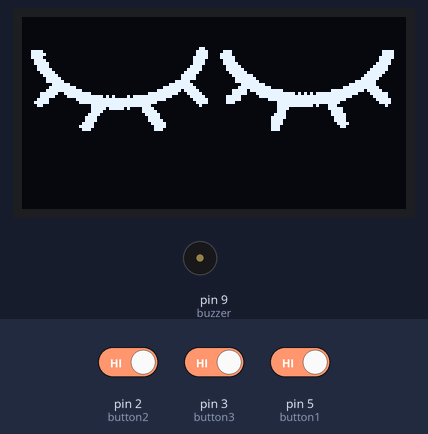
The sketch below on a simulated Arduino Uno, built with avr-gcc and run on an emulated ATmega328P. Parts: 128×64 one-colour display, buzzer (waves = sounding). Wiring (inferred from the names in the program): SSD1306 OLED at I2C address 0x3C. Inputs (shaded band) come from the test bench; at power-on: pin 2 (button2) HIGH, pin 3 (button3) HIGH, pin 5 (button1) HIGH.

Above: at 1.2 s.
1.3 s: pin 2 (button2) driven LOW and pin 3 (button3) driven LOW and pin 5 (button1) driven LOW
At 2.3 s:
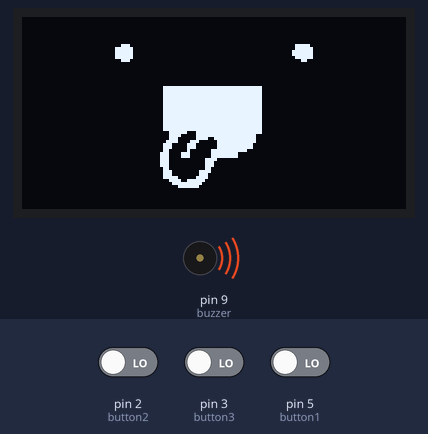
3.2 s: pin 2 (button2) driven HIGH
At 4.8 s:
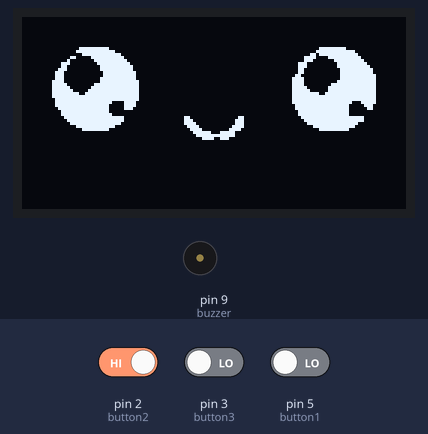
5.4 s: pin 3 (button3) driven HIGH
At 7.1 s:
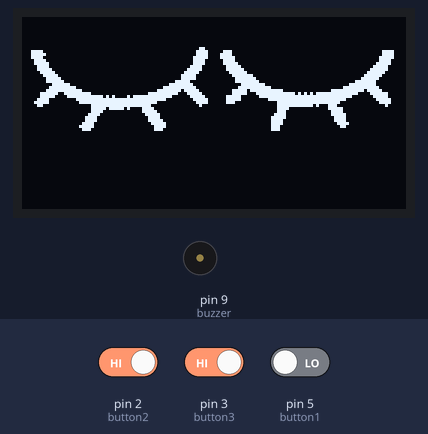
7.9 s: pin 3 (button3) driven LOW
At 8.12 s:
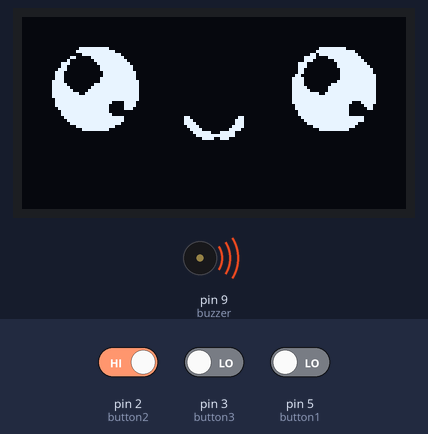
9.8 s: pin 2 (button2) driven LOW
At 10.8 s:
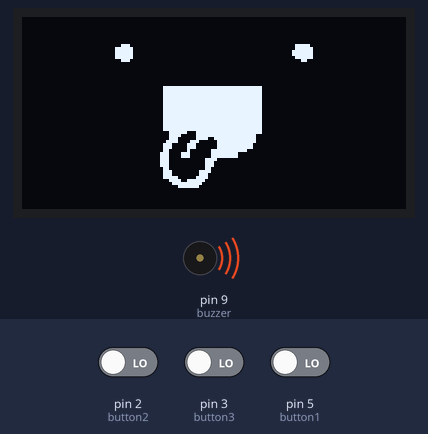
Timing chart, 0 to 12.3 s (numbered marks = the images above; inputs shaded):
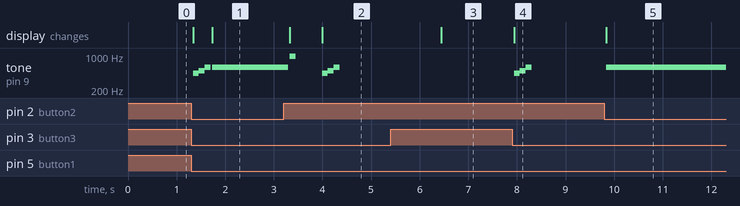

The sketch:

Grafcet_01.ino
```cpp
#define DEBUG(false)

#include "StatesFunctions.h"

// Hardware input pins
const byte button1 = 5; // shake sensor
const byte button2 = 2; // water sensor
const byte button3 = 3; // light sensor


// States of the grafcet, indended with its enum to be easy to understand inside the source code
bool state[3];
enum {sleep, awaike, drink};

// Grafcet transitions table
bool transition[4];

// Inputs from sensors for transitions formulas
bool shake = false;
bool water = false;
bool noWater = true;
bool lightOff = false;

// Flag to perform a loop only once for each state execution
bool flagStateOnInit = true;
bool flagStateOnExit = false;

// Temporisation variables
//unsigned long tempoDuration = 0;
unsigned long tempoEndTime = 0;
bool tempoOver = false;
bool launchTempo = false;
bool setTempoDuration = false;

// Light sensor variables
bool lightTempoLaunched = false;
unsigned long lightTempoDuration = 0;

//************************* FUNCTIONS ****************************

void ReadInputs(){
  shake = digitalRead(button1) == LOW ? true : false;
  water = digitalRead(button2 )== LOW ? true : false;
  noWater  = digitalRead(button2) == LOW ? false : true;
  //lightOff = digitalRead(button3) == LOW ? true : false;
}

void ComputeTransitions(){
  transition[0] = state[sleep] && shake && !lightOff;
  transition[1] = state[awaike] && water;
  transition[2] = (state[awaike] && lightOff) || (state[awaike] && tempoOver);
  transition[3] = state[drink] && noWater;
}

void ExitStates(){
  if(transition[0]) flagStateOnExit = true;
  if(transition[1]) flagStateOnExit = true;
  if(transition[2]) flagStateOnExit = true;
  if(transition[3]) flagStateOnExit = true;
}

void DesactivateStates(){
  if(transition[0]) state[sleep] = false;
  if(transition[1]) state[awaike] = false;
  if(transition[2]) state[awaike] = false;
  if(transition[3]) state[drink] = false;
}

void InitStates(){
  if(transition[0])flagStateOnInit = true;
  if(transition[1])flagStateOnInit = true;
  if(transition[2])flagStateOnInit = true;
  if(transition[3])flagStateOnInit = true;
}

void ActivateStates(){
  if(transition[0]) state[awaike] = true;
  if(transition[1]) state[drink] = true;
  if(transition[2]) state[sleep] = true;
  if(transition[3]) state[awaike] = true;
}

void ManageTempo(){
  if(launchTempo){
    if(setTempoDuration){
      setTempoDuration = false;
      tempoEndTime = 10000 + millis();
      tempoOver = false;
    }
    if(tempoEndTime < millis()){
      tempoOver = true;
      launchTempo = false;
    }
  }
}

void ManageLightSensor(){
  // read the light sensot value
  bool lightSensor = digitalRead(button3) == LOW ? true : false;

  if(lightSensor){ // light ON
  lightOff = false;
    // Set the tempo duration
    if(lightTempoLaunched){
      lightTempoLaunched = false;
      lightTempoDuration = millis() + 1000;
    }
  }else{ // light OFF
    if(lightTempoLaunched){
      if(lightTempoDuration < millis()){
        lightOff = true;
      }
    }else{
      lightTempoLaunched = true;
      lightTempoDuration = millis() + 1000;
    }
  }
}

//**************************** SETUP *****************************

void setup() {
  // Init hardware Input and Outputs
  pinMode(button1, INPUT_PULLUP);
  pinMode(button2, INPUT_PULLUP);
  pinMode(button3, INPUT_PULLUP);

#if DEBUG
  // Setup communication with the PC
  Serial.begin(9600);
  Serial.println("Program initialisation");
#endif

  // Set setps to 0, exept the forst step that is set to 1.
  for(int i = 0; i < 2; i++){
    state[i] = false;
  }
  state[sleep] = true;

  // Setup the LCD screen
  InitializeDisplay();
  clearDisplay();
}

//********************************* MAIN LOOP ************************

void loop() {

  ReadInputs();
#if DEBUG
  Serial.println("Read inputs");
  Serial.print("   shake    => ");
  Serial.println(shake);
  Serial.print("   water    => ");
  Serial.println(water);
  Serial.print("   noWater  => ");
  Serial.println(noWater);
  Serial.print("   lightOff => ");
  Serial.println(lightOff);
#endif

  ManageTempo();
#if DEBUG
  Serial.println("Manage tempo");
  Serial.print("   launchTempo : ");
  Serial.println(launchTempo);
  Serial.print("   tempoOver : ");
  Serial.println(tempoOver);
#endif

  ManageLightSensor();
#if DEBUG
  Serial.println("ManageLightSensor");
  Serial.print("   lightOff");
  Serial.println(lightOff);
#endif

  ComputeTransitions();
#if DEBUG
  Serial.println("Compute transitions");
  for(int i = 0; i < 4; i++){
    Serial.print("   Transition ");
    Serial.print(i);
    Serial.print(" : ");
    Serial.println(transition[i]);
  }
#endif

  ExitStates();
#if DEBUG
  Serial.println("Exit states");
#endif
  if(flagStateOnExit){
#if DEBUG
    Serial.println("Perform states");
#endif
    PerformState(state, &flagStateOnInit, &flagStateOnExit, &launchTempo, &setTempoDuration);
  }

  DesactivateStates();
#if DEBUG
  Serial.println("Desactivate States");
#endif

  InitStates();
#if DEBUG
  Serial.println("Init states");
#endif
  ActivateStates();
#if DEBUG
  Serial.println("Activate states");
  for(int i = 0; i < 3; i++){
    Serial.print("   State ");
    Serial.print(i);
    Serial.print(" : ");
    Serial.println(state[i]);
  }
#endif

  if(flagStateOnInit){
#if DEBUG
    Serial.println("Perform states");
#endif
    PerformState(state, &flagStateOnInit, &flagStateOnExit, &launchTempo, &setTempoDuration);
  }

#if DEBUG
  Serial.println("Perform states");
#endif
  PerformState(state, &flagStateOnInit, &flagStateOnExit, &launchTempo, &setTempoDuration);
/*
  Serial.println("millis() and tempoEndTime :");
  Serial.println(millis());
  Serial.println(tempoEndTime);

  Serial.println("freezeComputeTransitions :");
  Serial.println(freezeComputeTransitions);
*/
#if DEBUG
  Serial.println("---------------------");
#endif

  //delay(1000);
}
```

SSD1306.h
```cpp
#include "stdint.h" // include all variables types like "uint8_t"

//-----------------------
//------ VARIABLES ------
//-----------------------

//static uint8_t buffer[1024];


//-----------------------
//------ FUNCTIONS ------
//-----------------------

//void ssd1306_command(uint8_t c);
void screenDisplay();
void InitializeDisplay();
void clearDisplay();

// drawPixel(pixel's position on width, pixel's position on height)
void drawPixel(int16_t x, int16_t y);

// drawPixel(first pixel position on width,
//           first pixel position on height,
//           image: array of bytes,
//           image width in pixels,
//           image height in pixels)

void drawBitmap(int16_t x,
                int16_t y,
                const uint8_t bitmap[],
                int16_t w, int16_t h);
```

StatesFunctions.cpp
```cpp
#include <arduino.h>
#include "StatesFunctions.h"

// Libraries for the screen
#include "SSD1306.h"
#include "eyesPictures.h"

// File to store the notes frequencies
#include "pitches.h"

// Hardware pin out
const byte buzzer = 9;

enum {sleep, awaike, drink};

// Sounds
unsigned int soundSetup [8][2] = {
  {8,0}, // the first row contains the array size
  {NOTE_C4, 20},
  {NOTE_G3, 20},
  {NOTE_G3, 20},
  {NOTE_A3, 20},
  {NOTE_G3, 20},
  {NOTE_B3, 20},
  {NOTE_C4, 20}
};

unsigned int soundAwaike [4][2] = {
  {4,0}, // the first row contains the array size
  {NOTE_A4, 12},
  {NOTE_B4, 12},
  {NOTE_D5, 12}
};

unsigned int soundDrink [3][2] = {
  {3, 0}, // the first row contains the array size
  {NOTE_D5, 12},
  {0, 12}
};

unsigned int soundEndDrink [3][2] = {
  {3, 0}, // the first row contains the array size
  {NOTE_B5, 12},
  {0, 12}
};

//----------------------------------------
//------------ Local functions -----------
//----------------------------------------

void PlaySound(unsigned int sound[][2]){
  for (int i = 1; i < sound[i][0]; i++) {
    if(sound[i][0] == 0){
      noTone(buzzer);
      delay(sound[i][1] * 10);
    }else{
      tone(buzzer, sound[i][0]);
      delay(sound[i][1] * 10);
      noTone(buzzer);
    }
  }
}

//-------------------------------------------
//--------------- Main function -------------
//-------------------------------------------

void PerformState(bool state[3],bool *flagStateOnInit, bool *flagStateOnExit, bool *launchTempo, bool *setTempoDuration){

//------------------------------------------------------------
  if(state[sleep]){
    // ON INIT
    if(*flagStateOnInit == true){
      *flagStateOnInit = false;

      // Screen
      clearDisplay();
      drawBitmap(0, 0, sleepingEyes, 128, 46);
      screenDisplay();
    }
    // ON EXIT
    else if(*flagStateOnExit == true){
      *flagStateOnExit = false;
    }
  }

//------------------------------------------------------------
  if(state[awaike]){
    // ON INIT
    if(*flagStateOnInit == true){
      *flagStateOnInit = false;

       // Screen
      clearDisplay();
      drawBitmap(0, 0, eyesAwaike, 128, 50);
      screenDisplay();

      // Sound
      PlaySound(soundAwaike);

      // Tempo initialisation
      *setTempoDuration = true;
      *launchTempo = true;
    }
    // ON EXIT
    else if(*flagStateOnExit == true){
      *flagStateOnExit = false;
    }
  }

//------------------------------------------------------------
  if(state[drink]){
    // ON INIT
    if(*flagStateOnInit == true){
      *flagStateOnInit = false;

      // Screen
      clearDisplay();
      drawBitmap(25, 0, eyesDrink, 80, 64);
      screenDisplay();
    }
    // ON EXIT
    else if(*flagStateOnExit == true){
      *flagStateOnExit = false;

      // Screen
      clearDisplay();
      drawBitmap(35, 0, eyesHappy, 62, 60);
      screenDisplay();

      // Sound
      PlaySound(soundEndDrink);
      delay(500);
    }
    // MAIN ACTIONS
    else{
      // Sound
      PlaySound(soundDrink);
    }
  }

}
```

StatesFunctions.h
```cpp
#ifndef StatesFunctions_h
#define StatesFunctions_h

// Libraries for the screen
#include "SSD1306.h"

//************* Funtions ************

void PerformState(bool state[3],bool *flagStateOnInit, bool *flagStateOnExit, bool *launchTempo, bool *setTempoDuration);

#endif
```

pitches.h
```cpp
/*************************************************
 * Public Constants
 *************************************************/

#define NOTE_B0  31
#define NOTE_C1  33
#define NOTE_CS1 35
#define NOTE_D1  37
#define NOTE_DS1 39
#define NOTE_E1  41
#define NOTE_F1  44
#define NOTE_FS1 46
#define NOTE_G1  49
#define NOTE_GS1 52
#define NOTE_A1  55
#define NOTE_AS1 58
#define NOTE_B1  62
#define NOTE_C2  65
#define NOTE_CS2 69
#define NOTE_D2  73
#define NOTE_DS2 78
#define NOTE_E2  82
#define NOTE_F2  87
#define NOTE_FS2 93
#define NOTE_G2  98
#define NOTE_GS2 104
#define NOTE_A2  110
#define NOTE_AS2 117
#define NOTE_B2  123
#define NOTE_C3  131
#define NOTE_CS3 139
#define NOTE_D3  147
#define NOTE_DS3 156
#define NOTE_E3  165
#define NOTE_F3  175
#define NOTE_FS3 185
#define NOTE_G3  196
#define NOTE_GS3 208
#define NOTE_A3  220
#define NOTE_AS3 233
#define NOTE_B3  247
#define NOTE_C4  262
#define NOTE_CS4 277
#define NOTE_D4  294
#define NOTE_DS4 311
#define NOTE_E4  330
#define NOTE_F4  349
#define NOTE_FS4 370
#define NOTE_G4  392
#define NOTE_GS4 415
#define NOTE_A4  440
#define NOTE_AS4 466
#define NOTE_B4  494
#define NOTE_C5  523
#define NOTE_CS5 554
#define NOTE_D5  587
#define NOTE_DS5 622
#define NOTE_E5  659
#define NOTE_F5  698
#define NOTE_FS5 740
#define NOTE_G5  784
#define NOTE_GS5 831
#define NOTE_A5  880
#define NOTE_AS5 932
#define NOTE_B5  988
#define NOTE_C6  1047
#define NOTE_CS6 1109
#define NOTE_D6  1175
#define NOTE_DS6 1245
#define NOTE_E6  1319
#define NOTE_F6  1397
#define NOTE_FS6 1480
#define NOTE_G6  1568
#define NOTE_GS6 1661
#define NOTE_A6  1760
#define NOTE_AS6 1865
#define NOTE_B6  1976
#define NOTE_C7  2093
#define NOTE_CS7 2217
#define NOTE_D7  2349
#define NOTE_DS7 2489
#define NOTE_E7  2637
#define NOTE_F7  2794
#define NOTE_FS7 2960
#define NOTE_G7  3136
#define NOTE_GS7 3322
#define NOTE_A7  3520
#define NOTE_AS7 3729
#define NOTE_B7  3951
#define NOTE_C8  4186
#define NOTE_CS8 4435
#define NOTE_D8  4699
#define NOTE_DS8 4978
```

Source omitted: SSD1306.cpp (data table, 10827 bytes), eyesPictures.h (data table, 17109 bytes)

Measured:
- after the input at 1.3 s, tone on pin 9 (buzzer): plays 440 Hz for 0.12 s, 494 Hz for 0.12 s, 587 Hz for 0.12 s, 587 Hz for 1.5 s, starting at once; the display: first changes at once (image 1 shows a later state)
- after the input at 3.2 s, tone on pin 9 (buzzer): plays 988 Hz for 0.12 s, 440 Hz for 0.12 s, 494 Hz for 0.12 s, 587 Hz for 0.12 s, starting after 0.10 s; the display: first changes after 0.13 s (image 2 shows a later state)
- after the input at 5.4 s, the display: changes after 1.0 s (image 3)
- after the input at 7.9 s, tone on pin 9 (buzzer): silent → 440 Hz at once, → 494 Hz 0.12 s later, → 587 Hz 0.12 s later, → silent 0.12 s later; the display: changes at once (image 4)
- after the input at 9.8 s, tone on pin 9 (buzzer): silent → 587 Hz at once; the display: changes at once (image 5)
